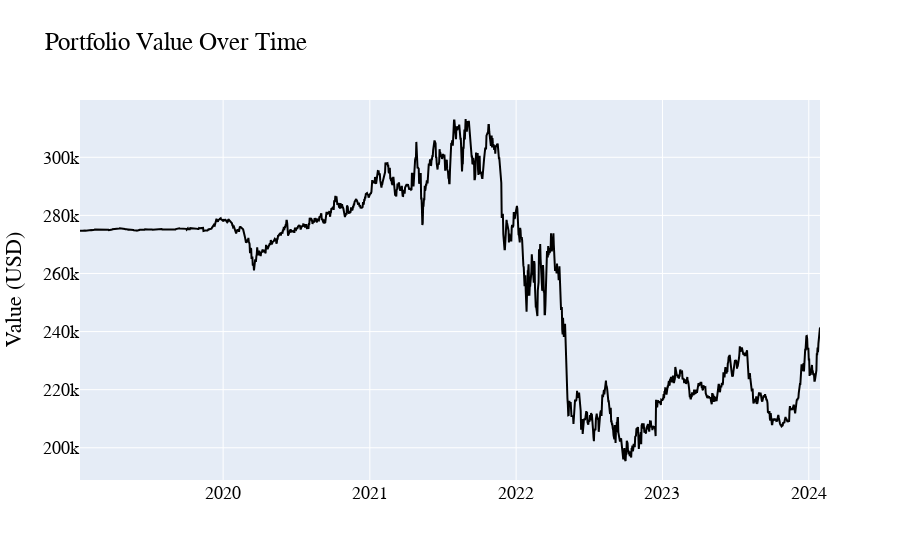

Notebook code cell kept with this figure:
### Code cell
# plot the portfolio value over time
fig = go.Figure()
fig.add_trace(go.Scatter(x=portfolio_value.index, y=portfolio_value['value'], name='Portfolio Value'))
fig.update_traces(line=dict(color='black'))
fig.update_layout(title='Portfolio Value Over Time', yaxis_title='Value (USD)')
fig.update_layout(font_family='Courier New, monospace', font_size=18, font_color='black')
fig.show()

### Figure 1 — Plotly figure (JSON) as saved in the notebook; plotly's stock layout.template omitted (floating-point values rounded to 4 significant figures; data arrays with more than 128 entries replaced by an {"elided": "..."} marker saying what was removed)
{"data": [{"line": {"color": "black"}, "name": "Portfolio Value", "type": "scatter", "x": {"elided": "1847 str values"}, "y": {"elided": "1847 float values"}}], "layout": {"font": {"color": "black", "family": "Courier New, monospace", "size": 18}, "title": {"text": "Portfolio Value Over Time"}, "yaxis": {"title": {"text": "Value (USD)"}}}}
